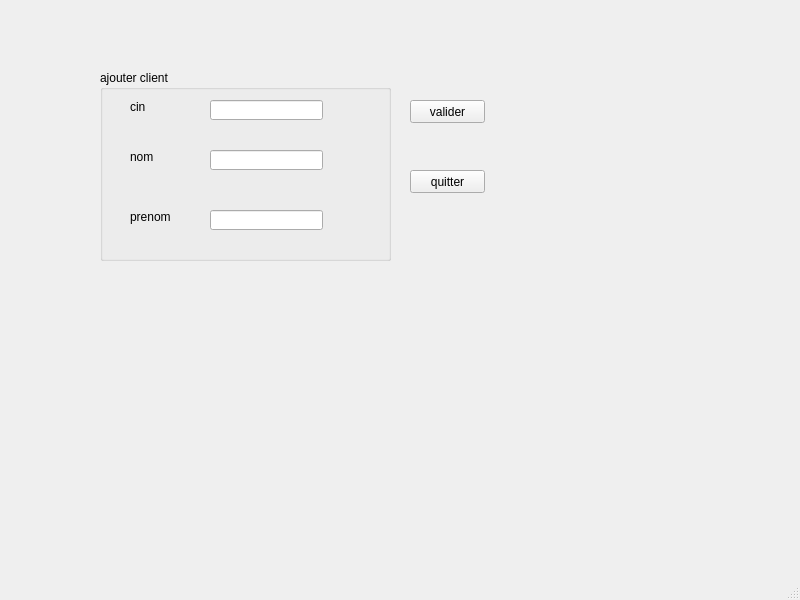
<?xml version="1.0" encoding="UTF-8"?>
<ui version="4.0">
 <class>MainWindow</class>
 <widget class="QMainWindow" name="MainWindow">
  <property name="geometry">
   <rect>
    <x>0</x>
    <y>0</y>
    <width>800</width>
    <height>600</height>
   </rect>
  </property>
  <property name="windowTitle">
   <string>gestion des clients</string>
  </property>
  <widget class="QWidget" name="centralwidget">
   <widget class="QGroupBox" name="groupBox">
    <property name="geometry">
     <rect>
      <x>100</x>
      <y>70</y>
      <width>291</width>
      <height>191</height>
     </rect>
    </property>
    <property name="title">
     <string>ajouter client</string>
    </property>
    <widget class="QLabel" name="label">
     <property name="geometry">
      <rect>
       <x>30</x>
       <y>30</y>
       <width>47</width>
       <height>14</height>
      </rect>
     </property>
     <property name="text">
      <string>cin</string>
     </property>
    </widget>
    <widget class="QLabel" name="label_2">
     <property name="geometry">
      <rect>
       <x>30</x>
       <y>80</y>
       <width>47</width>
       <height>14</height>
      </rect>
     </property>
     <property name="text">
      <string>nom</string>
     </property>
    </widget>
    <widget class="QLabel" name="label_3">
     <property name="geometry">
      <rect>
       <x>30</x>
       <y>140</y>
       <width>47</width>
       <height>14</height>
      </rect>
     </property>
     <property name="text">
      <string>prenom</string>
     </property>
    </widget>
    <widget class="QLineEdit" name="lineEdit_cin">
     <property name="geometry">
      <rect>
       <x>110</x>
       <y>30</y>
       <width>113</width>
       <height>20</height>
      </rect>
     </property>
    </widget>
    <widget class="QLineEdit" name="lineEdit_nom">
     <property name="geometry">
      <rect>
       <x>110</x>
       <y>80</y>
       <width>113</width>
       <height>20</height>
      </rect>
     </property>
    </widget>
    <widget class="QLineEdit" name="lineEdit_prenom">
     <property name="geometry">
      <rect>
       <x>110</x>
       <y>140</y>
       <width>113</width>
       <height>20</height>
      </rect>
     </property>
    </widget>
   </widget>
   <widget class="QPushButton" name="pushButton">
    <property name="geometry">
     <rect>
      <x>410</x>
      <y>100</y>
      <width>75</width>
      <height>23</height>
     </rect>
    </property>
    <property name="text">
     <string>valider</string>
    </property>
   </widget>
   <widget class="QPushButton" name="pushButton_2">
    <property name="geometry">
     <rect>
      <x>410</x>
      <y>170</y>
      <width>75</width>
      <height>23</height>
     </rect>
    </property>
    <property name="text">
     <string>quitter</string>
    </property>
   </widget>
  </widget>
  <widget class="QMenuBar" name="menubar">
   <property name="geometry">
    <rect>
     <x>0</x>
     <y>0</y>
     <width>800</width>
     <height>22</height>
    </rect>
   </property>
  </widget>
  <widget class="QStatusBar" name="statusbar"/>
 </widget>
 <resources/>
 <connections/>
</ui>
